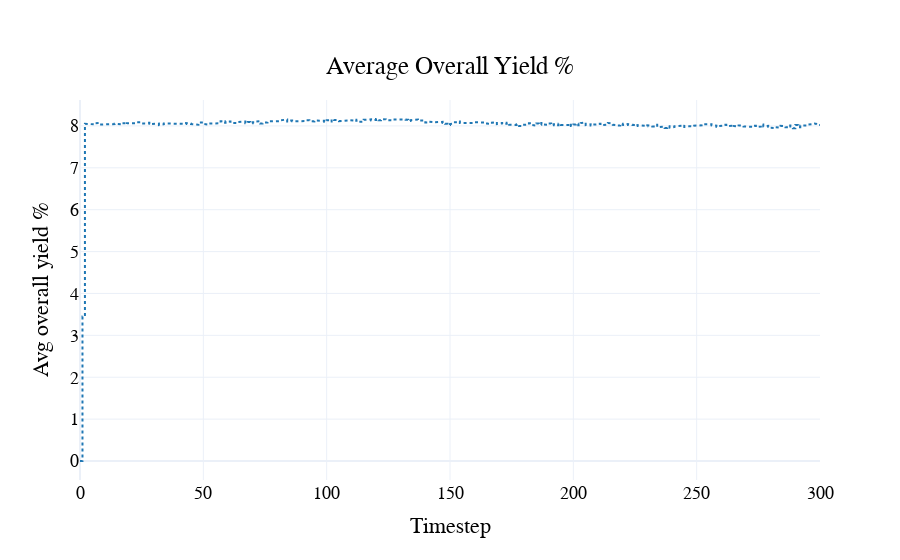

The notebook cell saved with this chart:
### Code cell
fig = visualizations.plot_avg_overall_yield(
    df
)
pio.show(fig)

### Figure 1 — Plotly figure (JSON) as saved in the notebook; plotly's stock layout.template omitted (floating-point values rounded to 4 significant figures; data arrays with more than 128 entries replaced by an {"elided": "..."} marker saying what was removed)
{"data": [{"line": {"color": "#1f77b4", "dash": "dot"}, "name": "Avg overall yield %", "type": "scatter", "x": {"elided": "2101 int values"}, "y": {"elided": "2101 float values"}}], "layout": {"font": {"color": "black", "family": "Arial", "size": 18}, "hovermode": "x unified", "legend": {"orientation": "h", "x": 0.5, "xanchor": "center", "y": -0.5, "yanchor": "bottom"}, "paper_bgcolor": "rgba(255, 255, 255, 1)", "plot_bgcolor": "rgba(255, 255, 255, 1)", "title": {"text": "Average Overall Yield %", "x": 0.5, "xanchor": "center", "y": 0.9, "yanchor": "top"}, "xaxis": {"title": {"text": "Timestep"}}, "yaxis": {"title": {"text": "Avg overall yield %"}}}}
